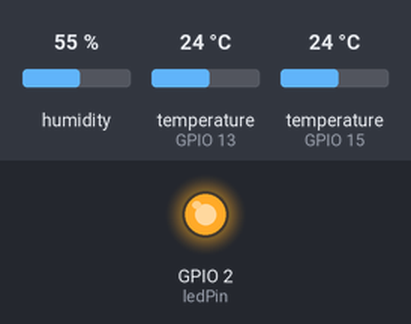
Simulated run of this sketch. Board: ESP32. On the bench: output pins drawn as LEDs (lit = HIGH). Inputs (shaded band) come from the test bench; at power-on: humidity 55 %, temperature (sensors on GPIO 13, GPIO 15) 24 °C. WiFi joins after 1.5 s; servers stay silent unless stated; no MQTT or app messages arrive unless stated; what the sketch prints to the serial monitor is not drawn. At 3.2 s the program puts the board to deep sleep or switches it off; the recording ends there.

Above: at 0.1 s.
At 0.7 s:
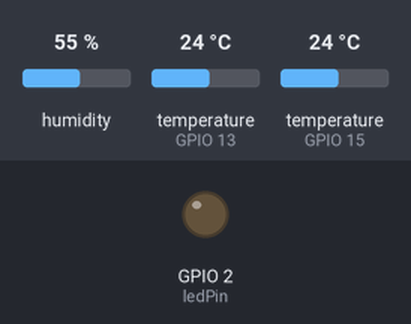
Timing chart, 0 to 2.2 s (numbered marks = the images above):
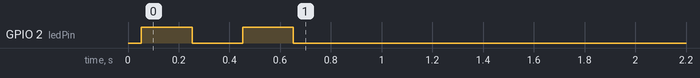

The sketch:

client1.ino
```cpp
#include <WiFi.h>
#include <PubSubClient.h>
#include <DHT.h>
#include <OneWire.h>
#include <DallasTemperature.h>

#define DHT22_PIN  15 // ESP32 pin GPIO21 connected to DHT22 sensor
#define temp_ds18b20  13
#define ledPin 2
#define TIME_TO_SLEEP  900
#define uS_TO_S_FACTOR 1000000


// Replace the SSID/Password details as per your wifi router
const char* ssid = "Vodafone-9BBF01";
const char* password = "Q6Fdc7eGN5";

// Replace your MQTT Broker IP address here:
const char* mqtt_server = "192.168.1.130";

WiFiClient espClient;
PubSubClient client(espClient);

DHT dht22(DHT22_PIN, DHT22);

OneWire oneWire(temp_ds18b20);
DallasTemperature DS18B20(&oneWire);

long lastMsg = 0;
float temp_tomatos;
int hum_tomatos;


void blink_led(unsigned int times, unsigned int duration){
  for (int i = 0; i < times; i++) {
    digitalWrite(ledPin, HIGH);
    delay(duration);
    digitalWrite(ledPin, LOW);
    delay(200);
  }
}

void setup_wifi() {
  delay(50);
  Serial.println();
  Serial.print("Connecting to ");
  Serial.println(ssid);

  WiFi.begin(ssid, password);

  int c=0;
  while (WiFi.status() != WL_CONNECTED) {
    blink_led(2,200); //blink LED twice (for 200ms ON time) to indicate that wifi not connected
    delay(1000); //
    Serial.print(".");
    c=c+1;
    if(c>10){
        ESP.restart(); //restart ESP after 10 seconds
    }
  }

  Serial.println("");
  Serial.println("WiFi connected");
  Serial.println("IP address: ");
  Serial.println(WiFi.localIP());

}

void connect_mqttServer() {
  // Loop until we're reconnected
  while (!client.connected()) {

        //first check if connected to wifi
        if(WiFi.status() != WL_CONNECTED){
          //if not connected, then first connect to wifi
          setup_wifi();
        }

        //now attemt to connect to MQTT server
        Serial.print("Attempting MQTT connection...");
        // Attempt to connect
        if (client.connect("ESP32_client1")) { // Change the name of client here if multiple ESP32 are connected
          //attempt successful
          Serial.println("connected");
          // Subscribe to topics here
          client.subscribe("rpi/broadcast");
          //client.subscribe("rpi/xyz"); //subscribe more topics here

        }
        else {
          //attempt not successful
          Serial.print("failed, rc=");
          Serial.print(client.state());
          Serial.println(" trying again in 2 seconds");

          blink_led(3,200); //blink LED three times (200ms on duration) to show that MQTT server connection attempt failed
          // Wait 2 seconds before retrying
          delay(2000);
        }
  }

}

//this function will be executed whenever there is data available on subscribed topics
void callback(char* topic, byte* message, unsigned int length) {
  Serial.print("Message arrived on topic: ");
  Serial.print(topic);
  Serial.print(". Message: ");
  String messageTemp;

  for (int i = 0; i < length; i++) {
    Serial.print((char)message[i]);
    messageTemp += (char)message[i];
  }
  Serial.println();

  // Check if a message is received on the topic "rpi/broadcast"
  if (String(topic) == "rpi/broadcast") {
      if(messageTemp == "10"){
        Serial.println("Action: blink LED");
        blink_led(1,1250); //blink LED once (for 1250ms ON time)
      }
  }

  //Similarly add more if statements to check for other subscribed topics
}

void setup() {
  pinMode(ledPin, OUTPUT);
  Serial.begin(115200);

  setup_wifi();
  client.setServer(mqtt_server,1883);//1883 is the default port for MQTT server
  client.setCallback(callback);
  dht22.begin(); // initialize the DHT22 sensor
  DS18B20.begin();
}

void loop() {

  if (!client.connected()) {
    connect_mqttServer();
  }
  client.loop();

  hum_tomatos = analogRead(4);

  DS18B20.requestTemperatures();       // send the command to get temperatures

  // read humidity
  float humi_dht  = dht22.readHumidity();
  // read temperature in Celsius
  float temp_dht = dht22.readTemperature();
  // Tomatos's sensors
  temp_tomatos = DS18B20.getTempCByIndex(0);

  Serial.println(temp_tomatos);
  Serial.println(hum_tomatos);
  Serial.println("");

  hum_tomatos = map(hum_tomatos, 1020, 500, 0, 100);//4100, 1500, 0, 100);

  Serial.println(hum_tomatos);
  Serial.println("");

  char humi_dht_str[8];
  dtostrf(humi_dht, 1, 2, humi_dht_str);
  char temp_dht_str[8];
  dtostrf(temp_dht, 1, 2, temp_dht_str);
  char temp_tomatos_str[8];
  dtostrf(temp_tomatos, 1, 2, temp_tomatos_str);
  char hum_tomatos_str[8];
  dtostrf(hum_tomatos, 1, 2, hum_tomatos_str);

  client.publish("esp32/temperature/external", temp_dht_str); //topic name (to which this ESP32 publishes its data). 88 is the dummy value.
  client.publish("esp32/humidity/external", humi_dht_str);
  client.publish("esp32/temperature/tomatos", temp_tomatos_str);
  client.publish("esp32/humidity/tomatos", hum_tomatos_str);

  delay(500);

  esp_sleep_enable_timer_wakeup(TIME_TO_SLEEP * uS_TO_S_FACTOR);
  esp_deep_sleep_start();

  delay(500);

}
```
